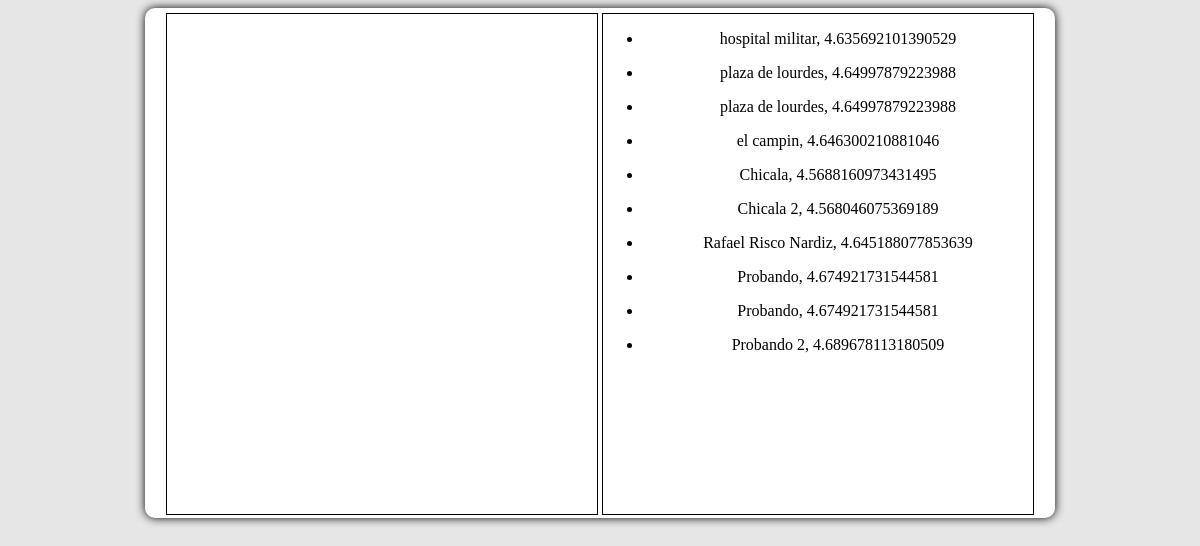
Page /locations/ on the committed database.
### gmaps/models.py (models this page shows, shortened)
class Ubicacion(models.Model):
    nombre          = models.CharField(max_length=200)
    lat             = models.CharField(max_length=50)
    long            = models.CharField(max_length=50)
    fecha           = models.DateTimeField(auto_now_add=True)
    user            = models.ForeignKey(User, on_delete=models.CASCADE)

### gmaps/views.py (the view)
# urls.py: path('locations/', locations, name='results'),
def locations(request):
    qs = Ubicacion.objects.all()
    context = {
        "qs": qs
    }
    return render(request, 'locations.html', context)

### template/locations.html (shortened to what this page needs)
{% extends 'base.html' %}
{% block container %}
  <div id="map" class="capas"></div>
  <div id="datos" class="capas">
    <div id="data">
      {% for item in qs %}
        <ul>
          <li>{{item.nombre}}, {{item.lat}}</li>
        </ul>
      {% endfor %}
    </div>
  </div>
{% endblock %}

### template/base.html (shortened to what this page needs)
<!DOCTYPE html>
<html>
   <head>
      {% load static %}
      <link rel="stylesheet" type="text/css" href="{% static 'css/style.css' %}">
   </head>
   <body>
     <div class="container">
     {% block container %}{% endblock %}
     </div>
   </body>
</html>

### static/css/style.css (style rules this page uses)
body { background: #E6E6E6; }
.container { background: #fff; box-shadow: 0 0 10px #000; border-radius: 10px; height: 500px; margin: 0 auto; padding: 5px; text-align: center; width: 900px; }
.capas { border: 1px solid #000; display: inline-block; vertical-align: top; width: 430px; height: 500px; }

### rows in the picture
Ubicacion: nombre "hospital militar", lat "4.635692101390529"
Ubicacion: nombre "plaza de lourdes", lat "4.64997879223988"
Ubicacion: nombre "plaza de lourdes", lat "4.64997879223988"
Ubicacion: nombre "el campin", lat "4.646300210881046"
Ubicacion: nombre "Chicala", lat "4.5688160973431495"
Ubicacion: nombre "Chicala 2", lat "4.568046075369189"
Ubicacion: nombre "Rafael Risco Nardiz", lat "4.645188077853639"
Ubicacion: nombre "Probando", lat "4.674921731544581"
Ubicacion: nombre "Probando", lat "4.674921731544581"
Ubicacion: nombre "Probando 2", lat "4.689678113180509"
